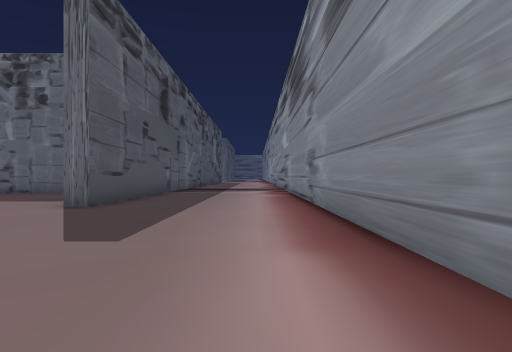
[1] (above)

19 first-person views from a walk through a 3-D level made in the Unity game engine. The camera is 1.2 m above the floor, looks level and sees 75° across. The floor is counted in squares, 2 m on a side. Each view is taken from the middle of a square. On the plan, view 1 faces up. The plan holds only what a view shows up to about 10 squares ahead; the rest is blank. The place goes on beyond the plan.

[2]
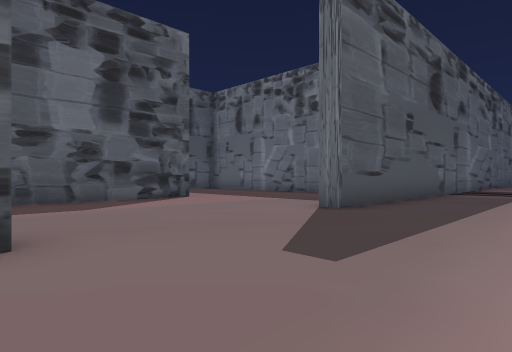

[3]
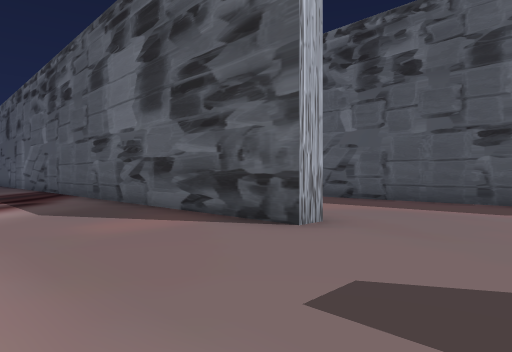

[4]
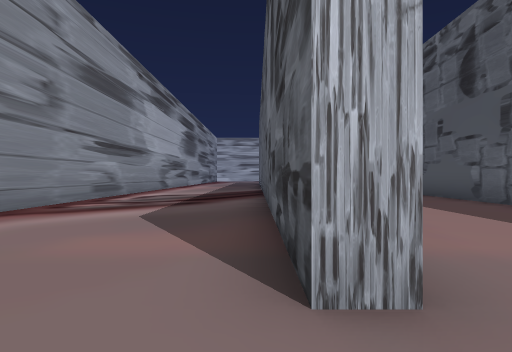

[5]
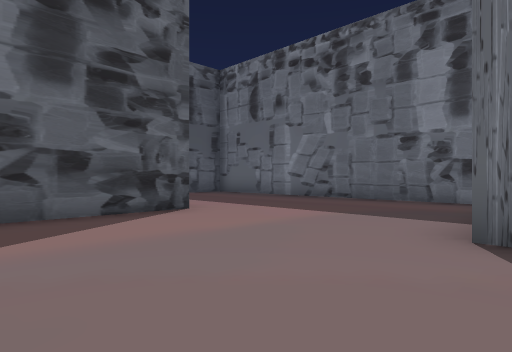

[6]
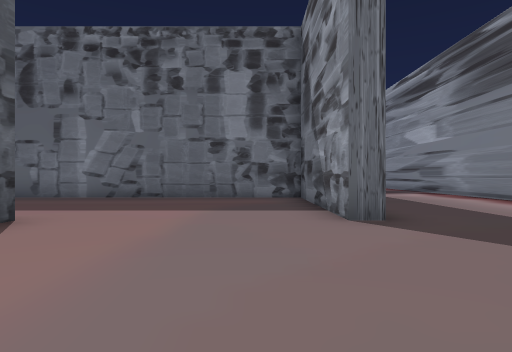

[7]
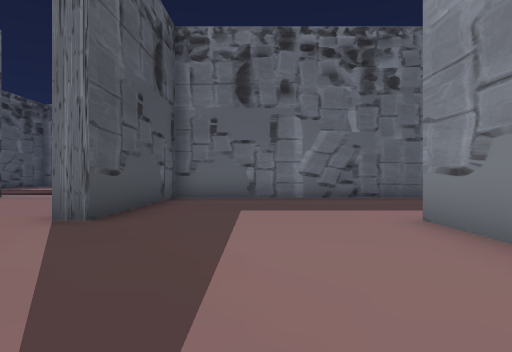

[8]
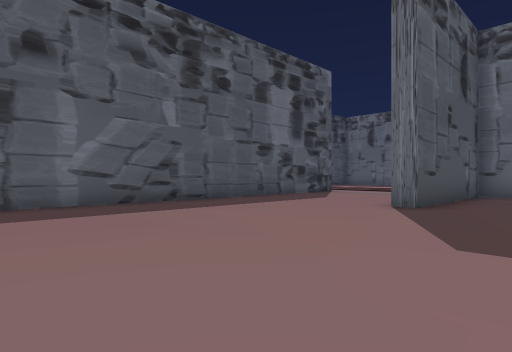

[9]
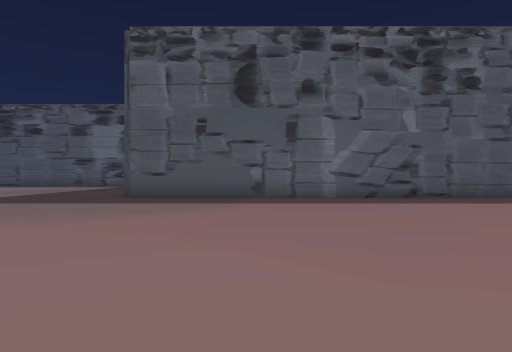

[10]
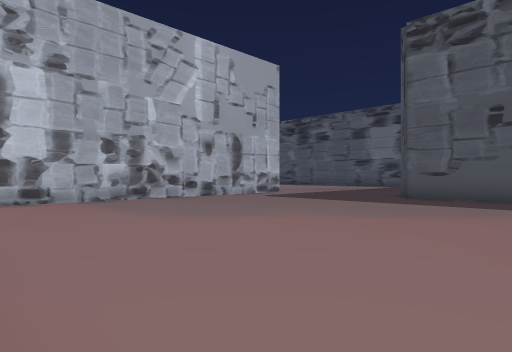

[11]
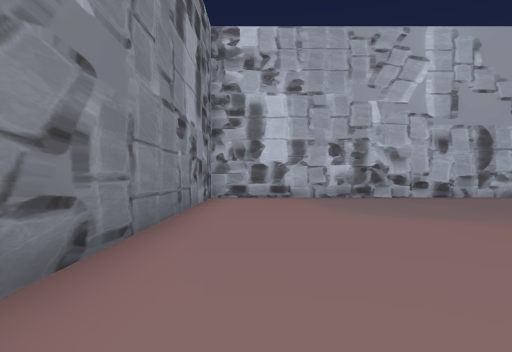

[12]
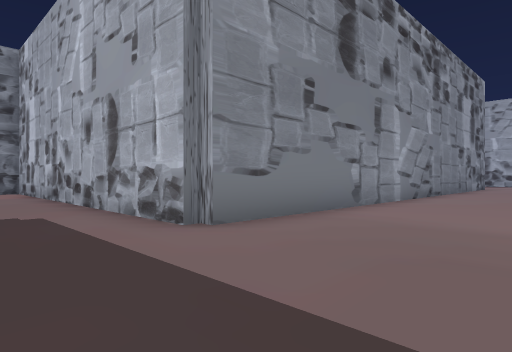

[13]
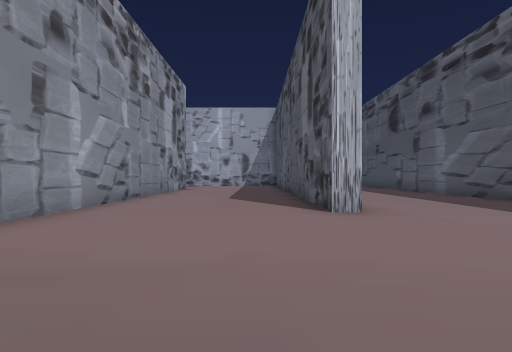

[14]
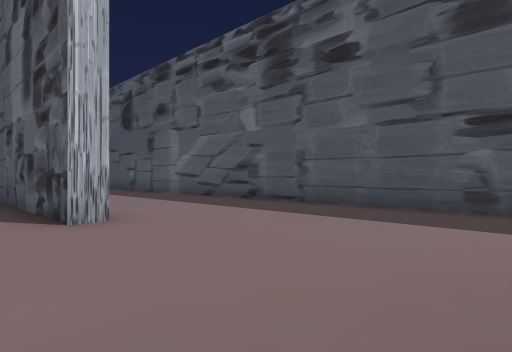

[15]
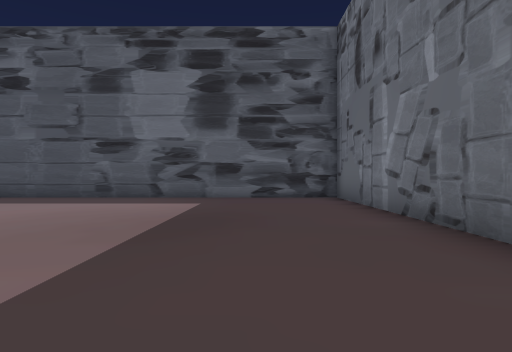

[16]
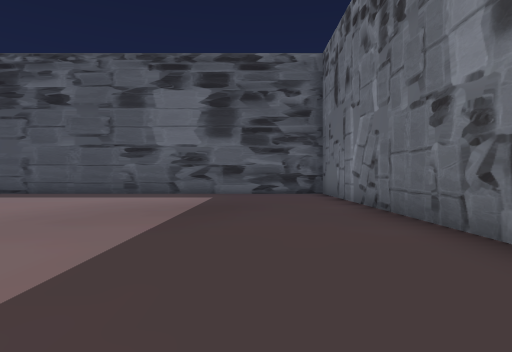

[17]
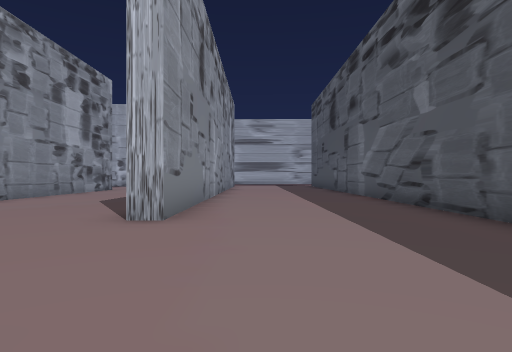

[18]
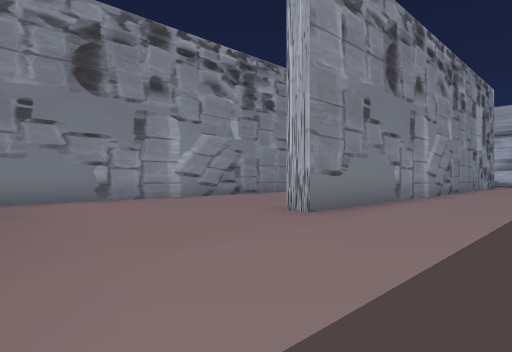

[19]
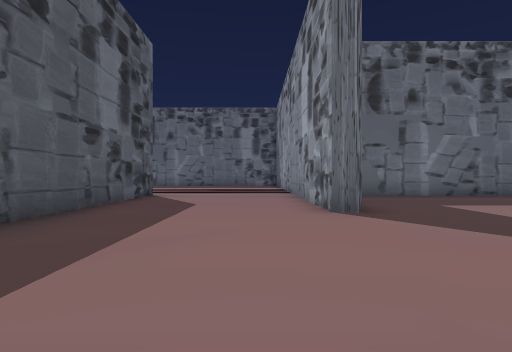

### Floor plan
Points are (right, up) in squares from view 1. A wall is a line through its corners. A room is listed if a view was taken in it or the views show most of it. See-through windows are left out.
Room 1 (views 1, 2, 3, 4, 5, 6, 7, 8, 9, 10, 11, 12, 13, 14, 15, 16, 17, 18, 19)
walls: (-8.2, -3.8) (-8.2, -7); (-18.5, -8.2) (-8.8, -8.2) (-8.8, -0.6); (-19.9, -3.7) (-28.3, -3.7) (-28.3, -19); (-3.8, 1.5) (-3.3, 1.5) (-3.3, -6.9); (-8.8, 4.9) (-8.8, 6.5); (-8.2, 6.6) (-8.2, -1.5); (1.3, -7) (1.3, -2.5); (1.3, 1.6) (1.3, 11.5); (-18.8, -19) (-18.8, -8.5); (-18.2, 11.5) (-18.2, -3.5); (-3.3, 11.5) (-3.3, 6.5) (-3.7, 6.5) (-3.7, 11.3) (-13.2, 11.3) (-13.2, 6.5) (-13.7, 6.5) (-13.7, 11); (-23.8, -19.5) (-23.8, -13.5) (-23.3, -13.5) (-23.3, -18.5)

Positions as (right, up) in squares from view 1, and headings:
1: (0, 0), facing up
2: (0, 1), facing up-left
3: (0, 4), facing down-left
4: (-3, 3), facing down
5: (-3, 3), facing up-left
6: (-5, 2), facing up
7: (-11, 2), facing up
8: (-11, 0), facing up-left
9: (-9, 0), facing left
10: (-9, 0), facing down-left
11: (-10, 1), facing down
12: (-22, -6), facing down-right
13: (-22, -8), facing down
14: (-22, -9), facing down-left
15: (-19, -6), facing left
16: (-17, -6), facing left
17: (-25, -9), facing down
18: (-27, -9), facing down-right
19: (-15, 1), facing up
